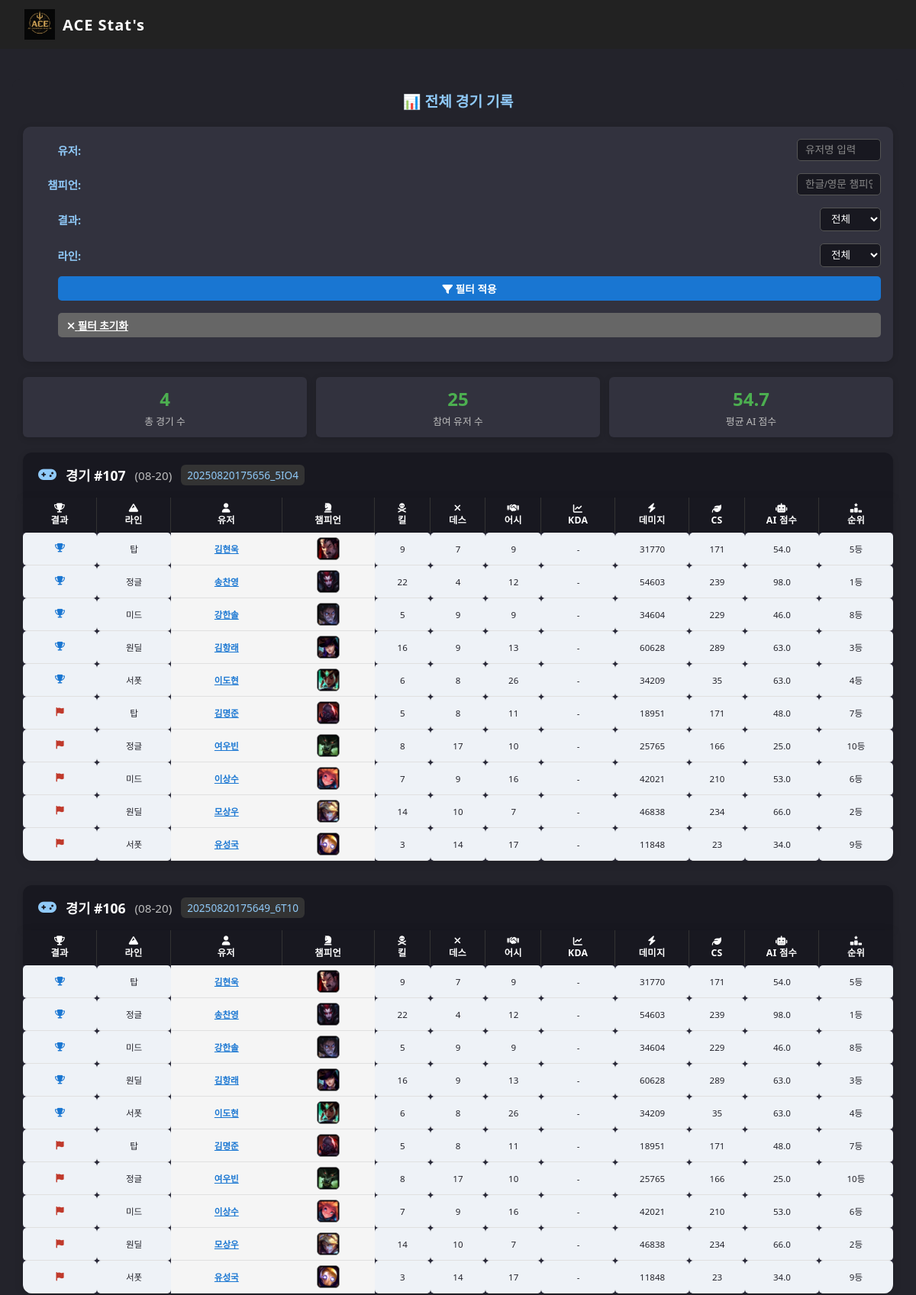
Screenshot of /database/ (upper part) with the database file from the repository.
### lolapp/models.py (models this page shows, shortened)
class Game(models.Model):
    id = models.AutoField(primary_key=True)
    date = models.CharField(max_length=5)  # 'mm-dd'
    unique_key = models.CharField(max_length=50, unique=True)

class GameData(models.Model):
    id = models.AutoField(primary_key=True)
    game = models.ForeignKey(Game, on_delete=models.CASCADE)
    user = models.ForeignKey(User, to_field='lol_id', on_delete=models.CASCADE)
    result = models.CharField(max_length=10)  # 'win'/'lose'
    champion = models.CharField(max_length=30)
    line = models.CharField(max_length=10)
    kill = models.IntegerField()
    death = models.IntegerField()
    assist = models.IntegerField()
    cs = models.IntegerField(default=0)
    damage = models.IntegerField(default=0)
    ai_score = models.FloatField(default=0)
    kda_ratio = models.FloatField(default=0)
    placement = models.CharField(max_length=10, default="")
    rank = models.CharField(max_length=10, default="")
    total_score = models.FloatField(default=100)  # 누적 총점 (100점 시작)

class User(models.Model):
    name = models.CharField(max_length=30)
    lol_id = models.CharField(max_length=40, primary_key=True)

### lolapp/views.py (the view, shortened to what this page needs)
# urls.py: path('database/', views.database, name='database'),
def database(request):
    selected_user = request.GET.get('user', '')
    selected_champion = request.GET.get('champion', '')
    selected_result = request.GET.get('result', '')
    selected_line = request.GET.get('line', '')
    games = GameData.objects.select_related('user', 'game').order_by('-game__id', '-id')
    if selected_user:
        games = games.filter(user__name__icontains=selected_user)
    if selected_result:
        games = games.filter(result=selected_result)
    if selected_line:
        games = games.filter(line=selected_line)
    unique_games_count = games.values('game').distinct().count()
    total_users = User.objects.count()
    avg_score = games.aggregate(avg=Avg('ai_score'))['avg'] or 0
    paginator = Paginator(games, 100)  # 페이지당 100개 (5경기 × 2팀)
    page_number = request.GET.get('page')
    page_obj = paginator.get_page(page_number)
    game_groups = []
    current_game_id = None
    current_group = None
    for game in page_obj:
        game.champion_img = get_champion_img_name(game.champion)
        if current_game_id != game.game.id:
            if current_group:
                win_team = [g for g in current_group['games'] if g.result == 'win']
                lose_team = [g for g in current_group['games'] if g.result == 'lose']
                line_order = {'TOP': 1, 'JUG': 2, 'MID': 3, 'ADC': 4, 'SUP': 5}
                win_team.sort(key=lambda x: line_order.get(x.line, 6))
                lose_team.sort(key=lambda x: line_order.get(x.line, 6))
                current_group['games'] = win_team + lose_team
                game_groups.append(current_group)
            current_game_id = game.game.id
            current_group = {
                'game_id': game.game.id,
                'date': game.game.date,
                'unique_key': game.game.unique_key,
                'games': [],
                'win_count': 0,
                'lose_count': 0
            }
        current_group['games'].append(game)
        if game.result == 'win':
            current_group['win_count'] += 1
        else:
            current_group['lose_count'] += 1
    if current_group:
        win_team = [g for g in current_group['games'] if g.result == 'win']
        lose_team = [g for g in current_group['games'] if g.result == 'lose']
        line_order = {'TOP': 1, 'JUG': 2, 'MID': 3, 'ADC': 4, 'SUP': 5}
        win_team.sort(key=lambda x: line_order.get(x.line, 6))
        lose_team.sort(key=lambda x: line_order.get(x.line, 6))
        current_group['games'] = win_team + lose_team
        game_groups.append(current_group)
    users = User.objects.all().order_by('name')
    champions = GameData.objects.values_list('champion', flat=True).distinct().order_by('champion')
    context = {
        'game_groups': game_groups,
        'unique_games_count': unique_games_count,
        'total_users': total_users,
        'avg_score': avg_score,
        'users': users,
        'champions': champions,
        'selected_user': selected_user,
        'selected_champion': selected_champion,
        'selected_result': selected_result,
        'selected_line': selected_line,
        'is_paginated': paginator.num_pages > 1,
        'page_obj': page_obj,
    }
    return render(request, 'lolapp/database.html', context)

### lolapp/templates/lolapp/database.html (shortened to what this page needs)
{% load static %}
{% include 'lolapp/header.html' %}
<link rel="stylesheet" href="{% static 'header.css' %}">
<!DOCTYPE html>
<html lang="ko">
<head>
    <link rel="stylesheet" href="https://cdnjs.cloudflare.com/ajax/libs/font-awesome/6.4.2/css/all.min.css">
</head>
<body>
    <div class="container">
        <div class="section-title">📊 전체 경기 기록</div>
        <div class="filter-section">
            <form method="get" action="{% url 'database' %}">
                <div class="filter-row">
                    <div class="filter-group">
                        <label class="filter-label">유저:</label>
                        <input type="text" name="user" class="filter-input" placeholder="유저명 입력" value="{{ selected_user }}">
                    </div>
                    <div class="filter-group">
                        <label class="filter-label">챔피언:</label>
                        <input type="text" name="champion" class="filter-input" placeholder="한글/영문 챔피언명" value="{{ selected_champion }}">
                    </div>
                    <div class="filter-group">
                        <label class="filter-label">결과:</label>
                        <select name="result" class="filter-input" style="width: 80px;">
                            <option value="">전체</option>
                        </select>
                    </div>
                    <div class="filter-group">
                        <label class="filter-label">라인:</label>
                        <select name="line" class="filter-input" style="width: 80px;">
                            <option value="">전체</option>
                        </select>
                    </div>
                </div>
                <div class="filter-row"style="margin-left: 30px;">
                    <button type="submit" class="filter-btn">
                        <i class="fa-solid fa-filter"></i> 필터 적용
                    </button>
                    <a href="{% url 'database' %}" class="filter-btn clear-btn">
                        <i class="fa-solid fa-times"></i> 필터 초기화
                    </a>
                </div>
            </form>
        </div>
        <div class="stats-cards">
            <div class="stat-card">
                <div class="stat-number">{{ unique_games_count }}</div>
                <div class="stat-label">총 경기 수</div>
            </div>
            <div class="stat-card">
                <div class="stat-number">{{ total_users }}</div>
                <div class="stat-label">참여 유저 수</div>
            </div>
            <div class="stat-card">
                <div class="stat-number">{{ avg_score|floatformat:1 }}</div>
                <div class="stat-label">평균 AI 점수</div>
            </div>
        </div>
        {% for game_group in game_groups %}
        <div class="game-group" style="margin-bottom: 32px;">
            <div class="game-header" style="background: #181820; color: #fff; padding: 16px 20px; border-radius: 12px 12px 0 0; display: flex; justify-content: space-between; align-items: center; box-shadow: 0 2px 8px #0002;">
                <div style="display: flex; align-items: center; gap: 12px;">
                    <i class="fa-solid fa-gamepad" style="color: #90caf9; font-size: 1.2em;"></i>
                    <span style="font-weight: bold; font-size: 1.1em;">경기 #{{ game_group.game_id }}</span>
                    <span style="color: #bdbdbd; font-size: 0.95em;">({{ game_group.date }})</span>
                    <span style="background: #333; padding: 4px 8px; border-radius: 6px; font-size: 0.85em; color: #90caf9;">{{ game_group.unique_key }}</span>
                </div>
            </div>
            <table class="games-table" style="border-radius: 0 0 12px 12px;">
                <thead>
                    <tr>
                        <th style="width: 8%;"><i class="fa-solid fa-trophy"></i><br>결과</th>
                        <th style="width: 8%;"><i class="fa-solid fa-mountain"></i><br>라인</th>
                        <th style="width: 12%;"><i class="fa-solid fa-user"></i><br>유저</th>
                        <th style="width: 10%;"><i class="fa-solid fa-chess-knight"></i><br>챔피언</th>
                        <th style="width: 6%;"><i class="fa-solid fa-skull-crossbones"></i><br>킬</th>
                        <th style="width: 6%;"><i class="fa-solid fa-xmark"></i><br>데스</th>
                        <th style="width: 6%;"><i class="fa-solid fa-handshake"></i><br>어시</th>
                        <th style="width: 8%;"><i class="fa-solid fa-chart-line"></i><br>KDA</th>
                        <th style="width: 8%;"><i class="fa-solid fa-bolt"></i><br>데미지</th>
                        <th style="width: 6%;"><i class="fa-solid fa-leaf"></i><br>CS</th>
                        <th style="width: 8%;"><i class="fa-solid fa-robot"></i><br>AI 점수</th>
                        <th style="width: 8%;"><i class="fa-solid fa-ranking-star"></i><br>순위</th>
                    </tr>
                </thead>
                <tbody>
                    {% for game in game_group.games %}
                    <tr>
                        <td class="icon-cell" style="background: #eef2f7 !important;">
                            {% if game.result == 'win' %}
                                <i class="fa-solid fa-trophy result-win"></i>
                            {% else %}
                                <i class="fa-solid fa-flag result-lose"></i>
                            {% endif %}
                        </td>
                        <td class="icon-cell" style="background: #eef2f7 !important;">
                            {% if game.line == 'TOP' %}탑
                            {% elif game.line == 'JUG' %}정글
                            {% elif game.line == 'MID' %}미드
                            {% elif game.line == 'ADC' %}원딜
                            {% elif game.line == 'SUP' %}서폿
                            {% else %}{{ game.line }}{% endif %}
                        </td>
                        <td class="user-link" style="background: #f5f5f5 !important;">
                            <a href="/search/?name={{ game.user.name }}">{{ game.user.name }}</a>
                        </td>
                        <td style="background: #f5f5f5 !important;">
                            <img src="{% static 'img/' %}{{ game.champion_img }}.png" alt="{{ game.champion }}" class="champion-img">
                        </td>
                        <td class="icon-cell" style="background: #eef2f7 !important;">{{ game.kill }}</td>
                        <td class="icon-cell" style="background: #eef2f7 !important;">{{ game.death }}</td>
                        <td class="icon-cell" style="background: #eef2f7 !important;">{{ game.assist }}</td>
                        <td class="icon-cell" style="background: #eef2f7 !important;">{{ game.kda|default:"-" }}</td>
                        <td class="icon-cell" style="background: #eef2f7 !important;">{{ game.damage|default:"-" }}</td>
                        <td class="icon-cell" style="background: #eef2f7 !important;">{{ game.cs|default:"-" }}</td>
                        <td class="icon-cell" style="background: #eef2f7 !important;">{{ game.ai_score|default:"-" }}</td>
                        <td class="icon-cell" style="background: #eef2f7 !important;">{{ game.placement|default:"-" }}</td>
                    </tr>
                    {% endfor %}
                </tbody>
            </table>
        </div>
        {% empty %}
        <div style="text-align: center; padding: 40px; color: #888; background: #f5f5f5; border-radius: 12px;">
            <i class="fa-solid fa-info-circle" style="margin-right: 8px;"></i>
            조건에 맞는 경기 기록이 없습니다.
        </div>
        {% endfor %}
    </div>
</body>
</html>

### lolapp/static/header.css (style rules this page uses)
body { margin: 0; padding: 0; }

### lolapp/templates/lolapp/database.html (style rules this page uses)
body { background: #23232b; font-family: 'Segoe UI', Arial, sans-serif; color: #e0e0e0; margin: 0; }
.container { max-width: 1400px; margin: 40px auto; background: #23232b; border-radius: 10px; padding: 24px; }
.section-title { font-size: 1.2em; margin: 0 0 20px 0; color: #90caf9; text-align: center; font-weight: bold; }
.filter-section { background: #32323e; border-radius: 10px; padding: 16px; margin-bottom: 20px; box-shadow: 0 2px 8px #0002; }
.filter-row { display: flex; gap: 16px; align-items: center; flex-wrap: wrap; margin-bottom: 12px; }
.filter-row:last-child { margin-bottom: 0; }
.filter-group { display: flex; align-items: center; gap: 8px; }
.filter-label { color: #90caf9; font-weight: bold; min-width: 60px; font-size: 0.9em; text-align: right; }
.filter-input { padding: 6px 10px; border: 1px solid #555; border-radius: 5px; background: #181820; color: #fff; font-size: 0.85em; width: 110px; }
.filter-input::placeholder { color: #888; }
.filter-btn { padding: 6px 12px; background: #1976d2; color: #fff; border: none; border-radius: 5px; cursor: pointer; font-weight: bold; transition: background 0.2s; font-size: 0.85em; }
.clear-btn { background: #666; }
.stats-cards { display: flex; gap: 12px; margin-bottom: 20px; flex-wrap: wrap; }
.stat-card { background: #32323e; border-radius: 6px; padding: 12px 16px; text-align: center; flex: 1; min-width: 120px; box-shadow: 0 2px 8px #0002; }
.stat-number { font-size: 1.5em; font-weight: bold; color: #4caf50; margin-bottom: 3px; }
.stat-label { color: #bdbdbd; font-size: 0.8em; }
.games-table { background: #282838; color: #fff; border-radius: 10px; overflow: hidden; border-collapse: separate; border-spacing: 0; font-size: 0.85em; box-shadow: 0 2px 12px #0002; width: 100%; }
.games-table th { background: #181820; color: #fff; font-size: 0.9em; padding: 8px 6px; border: none; letter-spacing: 0.3px; border-right: 1px solid #333; vertical-align: middle; text-align: center; }
.games-table th:last-child { border-right: none; }
.games-table td { background: #f5f5f5 !important; color: #23232b !important; font-size: 0.85em; padding: 6px 4px; border: none; border-bottom: 1px solid #e0e0e0; vertical-align: middle; text-align: center; }
.games-table .icon-cell { background: #eef2f7 !important; border-radius: 5px; font-size: 0.85em; color: #23232b; padding: 3px 5px; vertical-align: middle; }
.games-table .champion-img { width: 28px; height: 28px; border-radius: 6px; border: 1px solid #888; background: #111; display: block; margin: auto; }
.games-table .user-link a { color: #1976d2; text-decoration: underline; font-weight: bold; }
.games-table .result-win { color: #1976d2; }
.games-table .result-lose { color: #c0392b; }
@media (max-width: 1200px) { .container { max-width: 95%; padding: 14px; } }
@media (max-width: 1200px) { .filter-row { flex-direction: column; align-items: stretch; } }
@media (max-width: 1200px) { .filter-group { justify-content: space-between; } }

### rows the page displays
Game: date "08-20", unique_key "20250820175656_5IO4"
GameData: result "win" (drawn), line "탑", user.name "김현욱", champion (picture), kill "9", death "7", assist "9", kda "-", damage "31770", cs "171", ai_score "54.0", placement "5등"
GameData: result "win" (drawn), line "정글", user.name "송찬영", champion (picture), kill "22", death "4", assist "12", kda "-", damage "54603", cs "239", ai_score "98.0", placement "1등"
GameData: result "win" (drawn), line "미드", user.name "강한솔", champion (picture), kill "5", death "9", assist "9", kda "-", damage "34604", cs "229", ai_score "46.0", placement "8등"
GameData: result "win" (drawn), line "원딜", user.name "김항래", champion (picture), kill "16", death "9", assist "13", kda "-", damage "60628", cs "289", ai_score "63.0", placement "3등"
GameData: result "win" (drawn), line "서폿", user.name "이도현", champion (picture), kill "6", death "8", assist "26", kda "-", damage "34209", cs "35", ai_score "63.0", placement "4등"
GameData: result "lose" (drawn), line "탑", user.name "김명준", champion (picture), kill "5", death "8", assist "11", kda "-", damage "18951", cs "171", ai_score "48.0", placement "7등"
GameData: result "lose" (drawn), line "정글", user.name "여우빈", champion (picture), kill "8", death "17", assist "10", kda "-", damage "25765", cs "166", ai_score "25.0", placement "10등"
GameData: result "lose" (drawn), line "미드", user.name "이상수", kill "7", death "9", assist "16", kda "-", damage "42021", cs "210", ai_score "53.0", placement "6등"
GameData: result "lose" (drawn), line "원딜", user.name "모상우", champion (picture), kill "14", death "10", assist "7", kda "-", damage "46838", cs "234", ai_score "66.0", placement "2등"
GameData: result "lose" (drawn), line "서폿", user.name "유성국", champion (picture), kill "3", death "14", assist "17", kda "-", damage "11848", cs "23", ai_score "34.0", placement "9등"
Game: date "08-20", unique_key "20250820175649_6T10"
GameData: result "win" (drawn), line "탑", user.name "김현욱", champion (picture), kill "9", death "7", assist "9", kda "-", damage "31770", cs "171", ai_score "54.0", placement "5등"
GameData: result "win" (drawn), line "정글", user.name "송찬영", champion (picture), kill "22", death "4", assist "12", kda "-", damage "54603", cs "239", ai_score "98.0", placement "1등"
GameData: result "win" (drawn), line "미드", user.name "강한솔", champion (picture), kill "5", death "9", assist "9", kda "-", damage "34604", cs "229", ai_score "46.0", placement "8등"
GameData: result "win" (drawn), line "원딜", user.name "김항래", champion (picture), kill "16", death "9", assist "13", kda "-", damage "60628", cs "289", ai_score "63.0", placement "3등"
GameData: result "win" (drawn), line "서폿", user.name "이도현", champion (picture), kill "6", death "8", assist "26", kda "-", damage "34209", cs "35", ai_score "63.0", placement "4등"
GameData: result "lose" (drawn), line "탑", user.name "김명준", champion (picture), kill "5", death "8", assist "11", kda "-", damage "18951", cs "171", ai_score "48.0", placement "7등"
GameData: result "lose" (drawn), line "정글", user.name "여우빈", champion (picture), kill "8", death "17", assist "10", kda "-", damage "25765", cs "166", ai_score "25.0", placement "10등"
GameData: result "lose" (drawn), line "미드", user.name "이상수", kill "7", death "9", assist "16", kda "-", damage "42021", cs "210", ai_score "53.0", placement "6등"
GameData: result "lose" (drawn), line "원딜", user.name "모상우", champion (picture), kill "14", death "10", assist "7", kda "-", damage "46838", cs "234", ai_score "66.0", placement "2등"
GameData: result "lose" (drawn), line "서폿", user.name "유성국", champion (picture), kill "3", death "14", assist "17", kda "-", damage "11848", cs "23", ai_score "34.0", placement "9등"

### other values shown
{{ unique_games_count }} "4"
{{ total_users }} "25"
{{ avg_score|floatformat:1 }} "54.7"
{{ game_group.game_id }} "107" "106"
